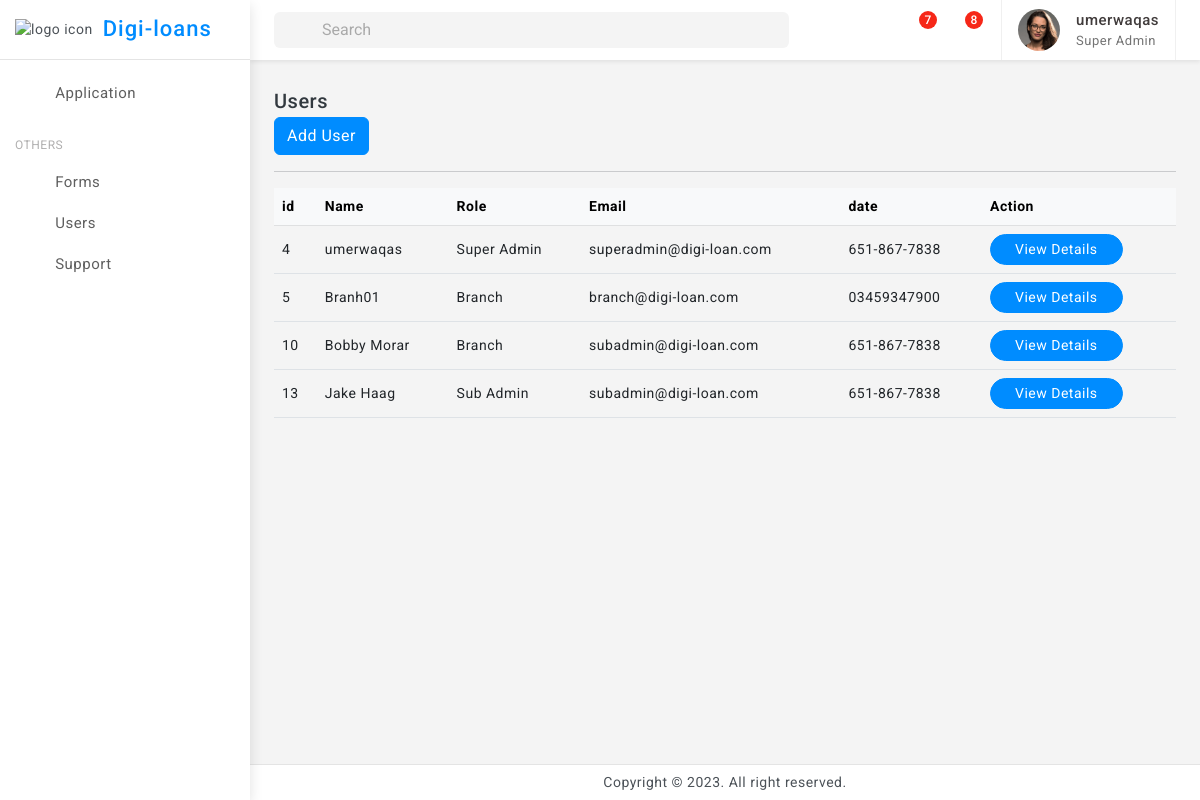
Screenshot of /users (signed in) with the database file from the repository.
### tables this page shows
CREATE TABLE "Users" (
	"user_id"	INTEGER,
	"email"	TEXT NOT NULL,
	"password"	TEXT NOT NULL,
	"role_id"	INTEGER,
	"full_name"	TEXT,
	"date_of_birth"	TEXT,
	"address"	TEXT,
	"phone_number"	TEXT,
	"created_time"	TIMESTAMP DEFAULT CURRENT_TIMESTAMP,
	"updated_time"	TIMESTAMP DEFAULT CURRENT_TIMESTAMP,
	"approved"	INTEGER,
	"createdBy"	INTEGER,
	"branchBy"	INTEGER,
	PRIMARY KEY("user_id"),
	FOREIGN KEY("branchBy") REFERENCES "Users"("user_id")
);

CREATE TABLE Roles (
                role_id INTEGER PRIMARY KEY,
                role_name TEXT NOT NULL,
                created_time TIMESTAMP DEFAULT CURRENT_TIMESTAMP,
                updated_time TIMESTAMP DEFAULT CURRENT_TIMESTAMP
            );

### flask_app.py (the view)
@app.route('/users')
def admin_users():
    user_id=session["user"][0]
    role_id=session["role"][0]
    if(role_id==1):
        users = get_users_super_admin()
    elif (role_id==2):
        users=get_users_sub_admin()
    elif (role_id==3):
        users=get_branch_users_branchdBy(user_id)
    final_users = [tuple(user) + (get_role(user[3])[1],) for user in users]
    print(final_users)
    return render_template("users_list.html",users=final_users)

### databse/db_service.py (called while the page is built)
def connect_db():
    return sqlite3.connect('databse/digi_loans.db')

def get_role(role_id):
    conn = connect_db()
    cursor = conn.cursor()
    try:
        cursor.execute('SELECT * FROM Roles WHERE role_id = ?', (role_id,))
        role = cursor.fetchone()
        conn.close()
        return role
    except sqlite3.Error as e:
        print("Error getting role:", e)
        conn.close()
        return None

def get_users_super_admin():
    conn = connect_db()
    cursor = conn.cursor()
    try:
        cursor.execute('''
            SELECT * FROM Users
        ''')
        users = cursor.fetchall()
        conn.close()
        return users
    except sqlite3.Error as e:
        print("Error getting loan application:", e)
        conn.close()
        return None

### templates/users_list.html (shortened to what this page needs)
{% extends 'base.html' %}
{% block content %}
<div class="page-wrapper">
	<div class="page-content">
<div class="card-body">
    <div class="d-flex align-items-center">
        <div>
            <h5 class="mb-0">Users</h5>
        </div>
        <div class="font-22 ms-auto"><i class="bx bx-dots-horizontal-rounded"></i>
        </div>
    </div>
    <div class="ms-auto">
        <div class="btn-group">
            <a href="{{url_for('adduser')}}" class="btn btn-primary">Add User</a>
    </div>
    <hr>
    <div class="table-responsive">
        <table class="table align-middle mb-0">
            <thead class="table-light">
                <tr>
                    <th>id</th>
                    <th>Name</th>
                    <th>Role</th>
                    <th>Email</th>
                    <th>date</th>
                    <th>Action</th>
                </tr>
            </thead>
            <tbody>
                {%for user in users %}
                <tr>
                    <td>{{ user[0] }}</td>
                    <td>{{ user[4]}}</td>
                    <td>{{ user[13]}}</td>
                    <td>{{ user[1]}}</td>
                    <td>{{ user[7]}}</td>
                    <td>
                        <button type="button" class="btn btn-primary btn-sm radius-30 px-4" data-bs-toggle="modal" data-bs-target="#exampleScrollableModal_{{ user[0] }}">View Details</button>
                    </td>
                </tr>
                {% endfor %}
            </tbody>
        </table>
    </div>
</div>
</div>
</div>
{% endblock %}

### templates/base.html (shortened to what this page needs)
<!doctype html>
<html lang="en">
<head>
	<link href="{{ url_for('static', filename='assets/plugins/vectormap/jquery-jvectormap-2.0.2.css') }}" rel="stylesheet"/>
	<link href="{{ url_for('static', filename='assets/plugins/simplebar/css/simplebar.css') }}" rel="stylesheet" />
	<link href="{{ url_for('static', filename='assets/plugins/perfect-scrollbar/css/perfect-scrollbar.css') }}" rel="stylesheet" />
	<link href="{{ url_for('static', filename='assets/plugins/metismenu/css/metisMenu.min.css') }}" rel="stylesheet"/>
	<link href="{{ url_for('static', filename='assets/plugins/datatable/css/dataTables.bootstrap5.min.css') }}" rel="stylesheet" />
	<link href="{{ url_for('static', filename='assets/css/pace.min.css') }}" rel="stylesheet"/>
	<link href="{{ url_for('static', filename='assets/css/bootstrap.min.css') }}" rel="stylesheet">
	<link href="{{ url_for('static', filename='assets/css/bootstrap-extended.css') }}" rel="stylesheet">
	<link href="{{ url_for('static', filename='assets/css/app.css') }}" rel="stylesheet">
	<link href="{{ url_for('static', filename='assets/css/icons.css') }}" rel="stylesheet">
	<link rel="stylesheet" href="{{ url_for('static', filename='assets/css/dark-theme.css') }}"/>
	<link rel="stylesheet" href="{{ url_for('static', filename='assets/css/semi-dark.css') }}"/>
	<link rel="stylesheet" href="{{ url_for('static', filename='assets/css/header-colors.css') }}"/>
</head>
<body>
	<div class="wrapper">
		<div class="sidebar-wrapper" data-simplebar="true">
			<div class="sidebar-header">
				<div>
					<img src="{{ url_for('static', filename='assets/images/logo-icon.png') }}" class="logo-icon" alt="logo icon">
				</div>
				<div>
					<h4 class="logo-text">Digi-loans</h4>
				</div>
				<div class="toggle-icon ms-auto"><i class='bx bx-arrow-back'></i>
				</div>
			 </div>
			<ul class="metismenu" id="menu">
				<li>
					<a href="{{ url_for('all_applications') }}" >
						<div class="parent-icon"><i class="bx bx-category"></i>
						</div>
						<div class="menu-title">Application</div>
					</a>
				</li>
				<li class="menu-label">Others</li>
				<li>
					<a href="{{ url_for('admin_forms') }}" >
						<div class="parent-icon"><i class='bx bx-cookie'></i>
						</div>
						<div class="menu-title">Forms</div>
					</a>
				</li>
				<li>
					<a href="{{ url_for('admin_users') }}" >
						<div class="parent-icon"><i class='bx bx-user'></i>
						</div>
						<div class="menu-title">Users</div>
					</a>
				</li>
				<li>
					<a href="http://digi-loans.com/" target="_blank">
						<div class="parent-icon"><i class="bx bx-support"></i>
						</div>
						<div class="menu-title">Support</div>
					</a>
				</li>
			</ul>
		</div>
		<header>
			<div class="topbar d-flex align-items-center">
				<nav class="navbar navbar-expand gap-3">
					  <div class="position-relative search-bar d-lg-block d-none" data-bs-toggle="modal" data-bs-target="#SearchModal">
						<input class="form-control px-5" disabled type="search" placeholder="Search">
						<span class="position-absolute top-50 search-show ms-3 translate-middle-y start-0 top-50 fs-5"><i class='bx bx-search'></i></span>
					  </div>
					  <div class="top-menu ms-auto">
						<ul class="navbar-nav align-items-center gap-1">
							<li class="nav-item dark-mode d-none d-sm-flex">
								<a class="nav-link dark-mode-icon" href="javascript:;"><i class='bx bx-moon'></i>
								</a>
							</li>
							<li class="nav-item dropdown dropdown-app">
								<a class="nav-link dropdown-toggle dropdown-toggle-nocaret" data-bs-toggle="dropdown" href="javascript:;"><i class='bx bx-grid-alt'></i></a>
							</li>
							<li class="nav-item dropdown dropdown-large">
								<a class="nav-link dropdown-toggle dropdown-toggle-nocaret position-relative" href="#" data-bs-toggle="dropdown"><span class="alert-count">7</span>
									<i class='bx bx-bell'></i>
								</a>
							</li>
							<li class="nav-item dropdown dropdown-large">
								<a class="nav-link dropdown-toggle dropdown-toggle-nocaret position-relative" href="#" role="button" data-bs-toggle="dropdown" aria-expanded="false"> <span class="alert-count">8</span>
									<i class='bx bx-shopping-bag'></i>
								</a>
							</li>
						</ul>
					</div>
					<div class="user-box dropdown px-3">
						<a class="d-flex align-items-center nav-link dropdown-toggle gap-3 dropdown-toggle-nocaret" href="#" role="button" data-bs-toggle="dropdown" aria-expanded="false">
							<img src="{{ url_for('static', filename='assets/images/avatars/avatar-2.png') }}" class="user-img" alt="user avatar">
							<div class="user-info">
								<p class="user-name mb-0">{{session['user'][4]}}</p>
								<p class="designattion mb-0">{{session['role'][1]}}</p>
							</div>
						</a>
					</div>
				</nav>
			</div>
		</header>
		{% block content %}{% endblock %}
		<footer class="page-footer">
			<p class="mb-0">Copyright © 2023. All right reserved.</p>
		</footer>
	</div>
</body>
</html>

### static/assets/css/app.css (style rules this page uses)
body { font-size: 14px; color: #4c5258; letter-spacing: .5px; background: #f4f4f4; overflow-x: hidden; font-family: Roboto, sans-serif }
a { text-decoration: none }
.wrapper { width: 100%; position: relative }
.sidebar-wrapper { width: 250px; height: 100%; position: fixed; top: 0; bottom: 0; left: 0; background: #fff; border-right: 0 solid #e4e4e4; z-index: 11; box-shadow: 0 .3rem .8rem rgba(0, 0, 0, .12); transition: all .2s ease-out }
.sidebar-header { width: 250px; height: 60px; display: flex; align-items: center; position: fixed; top: 0; bottom: 0; padding: 0 15px; z-index: 5; background: #fff; background-clip: padding-box; border-bottom: 1px solid #e4e4e4 }
.logo-icon { width: 30px }
.logo-text { font-size: 22px; margin-left: 10px; margin-bottom: 0; letter-spacing: 1px; color: #008cff; }
.toggle-icon { font-size: 22px; cursor: pointer; color: #008cff }
.topbar { position: fixed; top: 0; left: 250px; right: 0; height: 60px; background: #fff; border-bottom: 1px solid rgb(228 228 228 / 0%); z-index: 10; -webkit-box-shadow: 0 .125rem .25rem rgba(0, 0, 0, .075); box-shadow: 0 .125rem .25rem rgba(0, 0, 0, .075); }
.topbar .navbar { width: 100%; height: 60px; padding-left: 1.5rem; padding-right: 1.5rem; }
.page-wrapper { height: 100%; margin-top: 60px; margin-bottom: 30px; margin-left: 250px }
.page-content { padding: 1.5rem 1.5rem 0.7rem 1.5rem }
.page-footer { background: #fff; left: 250px; right: 0; bottom: 0; position: fixed; text-align: center; padding: 7px; font-size: 14px; border-top: 1px solid #e4e4e4; z-index: 3 }
.sidebar-wrapper ul { padding: 0; margin: 0; list-style: none; background: 0 0 }
.sidebar-wrapper .metismenu { background: 0 0; display: -webkit-box; display: -ms-flexbox; display: flex; padding: 10px; margin-top: 60px; -webkit-box-orient: vertical; -webkit-box-direction: normal; -ms-flex-direction: column; flex-direction: column }
.sidebar-wrapper .metismenu li+li { margin-top: 5px }
.sidebar-wrapper .metismenu li:first-child { margin-top: 5px }
.sidebar-wrapper .metismenu li:last-child { margin-bottom: 5px }
.sidebar-wrapper .metismenu>li { display: -webkit-box; display: -ms-flexbox; display: flex; -webkit-box-orient: vertical; -webkit-box-direction: normal; -ms-flex-direction: column; flex-direction: column; position: relative }
.sidebar-wrapper .metismenu a { position: relative; display: flex; align-items: center; justify-content: left; padding: 6px 16px; font-size: 15px; color: #5f5f5f; outline-width: 0; text-overflow: ellipsis; overflow: hidden; letter-spacing: .5px; border-radius: 0.25rem; transition: all .3s ease-out }
.sidebar-wrapper .metismenu a .parent-icon { font-size: 24px; line-height: 1 }
.sidebar-wrapper .metismenu a .menu-title { margin-left: 10px }
.menu-label { padding: 20px 15px 5px 5px; color: #b0afaf; text-transform: uppercase; font-size: 12px; letter-spacing: .5px }
.font-22 { font-size: 22px }
.radius-30 { border-radius: 30px }
input::placeholder { color: #000!important; opacity: .3!important }
.topbar .navbar .navbar-nav .nav-item { display: flex; align-items: center; justify-content: center; width: auto; height: 60px; }
.topbar .navbar .navbar-nav .nav-link { color: #212529; font-size: 22px; border-radius: 50%; display: flex; align-items: center; justify-content: center; width: 42px; height: 42px; transition: 0.3s cubic-bezier(0.075, 0.82, 0.165, 1); }
.dropdown-toggle-nocaret:after { display: none }
.alert-count { position: absolute; top: 2px; left: 22px; width: 18px; height: 18px; display: flex; align-items: center; justify-content: center; border-radius: 50%; font-size: 12px; font-weight: 500; color: #fff; background: #f62718 }
.user-img { width: 42px; height: 42px; border-radius: 50%; border: 0 solid #e5e5e5; padding: 0; }
.user-info .user-name { font-size: 15px; font-weight: 500; color: #413c3c }
.user-info .designattion { font-size: 13px; color: #747474 }
.user-box { display: flex; align-items: center; height: 60px; border-left: 1px solid #f0f0f0; border-right: 1px solid #f0f0f0; }
.dropdown-large { position: relative }
.search-bar { width: 100%; cursor: pointer; }
.search-bar input[disabled] { cursor: pointer; background-color: #f4f4f4; border: 0; }

### rows the page displays
Users: full_name "umerwaqas", full_name "umerwaqas", email "superadmin@digi-loan.com", phone_number "651-867-7838"
Roles: role_name "Super Admin", role_name "Super Admin"
Users: full_name "Branh01", email "branch@digi-loan.com", phone_number "03459347900"
Roles: role_name "Branch" "Branch"
Users: full_name "Bobby Morar", email "subadmin@digi-loan.com", phone_number "651-867-7838"
Users: full_name "Jake Haag", email "subadmin@digi-loan.com", phone_number "651-867-7838"
Roles: role_name "Sub Admin"

### other values shown
{{ user[0] }} "4" "5" "10" "13"
